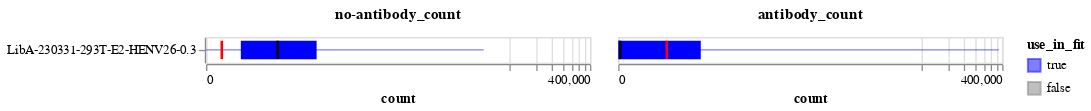

The code cell stored with this chart in its notebook:
### Markdown cell above
Now plot the distribution of no-antibody and antibody counts versus the thresholds.
Recall we keep variants that meet **either** threshold, and in an ideal experiment all variants would meet the no-antibody threshold but we may expect only a small fraction (true escape mutations) to meet the antibody threshold.

In the plots below, the bars span the interquartile range, the lines go from min to max, the dark black line is the median, and the red line is the threshold for counts to be retained (a variant only needs to meet one threshold).

### Code cell
count_summary = (
    prob_escape.melt(
        id_vars=["sample", "concentration", "use_in_fit"],
        value_vars=["antibody_count", "no-antibody_count"],
        var_name="count_type",
        value_name="count",
    )
    .groupby(["sample", "concentration", "use_in_fit", "count_type"], as_index=False)
    .aggregate(
        median=pd.NamedAgg("count", "median"),
        q1=pd.NamedAgg("count", lambda s: s.quantile(0.25)),
        q3=pd.NamedAgg("count", lambda s: s.quantile(0.75)),
        min=pd.NamedAgg("count", "min"),
        max=pd.NamedAgg("count", "max"),
    )
    .merge(
        min_counts.rename(
            columns={
                "min_antibody_count": "antibody_count",
                "min_no_antibody_count": "no-antibody_count",
            }
        ).melt(id_vars="sample", var_name="count_type", value_name="threshold"),
        on=["sample", "count_type"],
        validate="one_to_one",
    )
)

base_chart = alt.Chart(count_summary).encode(
    y=alt.Y("sample", title=None, sort=alt.SortField("concentration")),
    tooltip=count_summary.columns.tolist(),
    color=alt.Color(
        "use_in_fit",
        scale=alt.Scale(domain=[True, False], range=["blue", "gray"]),
    ),
)

quantile_bar = base_chart.encode(
    x=alt.X(
        "q1",
        scale=alt.Scale(type="symlog", constant=20),
        axis=alt.Axis(labelOverlap=True),
        title="count",
    ),
    x2="q3",
).mark_bar(color="blue", height={"band": 0.8})

range_line = base_chart.encode(x="min", x2="max").mark_rule(color="blue", opacity=0.5)

median_line = base_chart.encode(
    x="median", x2="median", color=alt.value("black")
).mark_bar(xOffset=1, x2Offset=-1, height={"band": 0.8})

threshold_line = base_chart.encode(
    x="threshold", x2="threshold", color=alt.value("red")
).mark_bar(xOffset=1, x2Offset=-1, height={"band": 0.8})

count_summary_chart = (quantile_bar + range_line + median_line + threshold_line).facet(
    column=alt.Column(
        "count_type",
        title=None,
        sort="descending",
        header=alt.Header(labelFontWeight="bold", labelFontSize=12),
    ),
)

count_summary_chart

### Figure 1 — Vega-Lite specification as saved in the notebook (floating-point values rounded to 4 significant figures)
{"config": {"view": {"continuousWidth": 300, "continuousHeight": 300}}, "data": {"name": "data-c64271a3408a08142a8d457d0a57eeac"}, "facet": {"column": {"field": "count_type", "header": {"labelFontSize": 12, "labelFontWeight": "bold"}, "sort": "descending", "title": null, "type": "nominal"}}, "spec": {"layer": [{"mark": {"type": "bar", "color": "blue", "height": {"band": 0.8}}, "encoding": {"color": {"field": "use_in_fit", "scale": {"domain": [true, false], "range": ["blue", "gray"]}, "type": "nominal"}, "tooltip": [{"field": "sample", "type": "nominal"}, {"field": "concentration", "type": "quantitative"}, {"field": "use_in_fit", "type": "nominal"}, {"field": "count_type", "type": "nominal"}, {"field": "median", "type": "quantitative"}, {"field": "q1", "type": "quantitative"}, {"field": "q3", "type": "quantitative"}, {"field": "min", "type": "quantitative"}, {"field": "max", "type": "quantitative"}, {"field": "threshold", "type": "quantitative"}], "x": {"axis": {"labelOverlap": true}, "field": "q1", "scale": {"constant": 20, "type": "symlog"}, "title": "count", "type": "quantitative"}, "x2": {"field": "q3"}, "y": {"field": "sample", "sort": {"field": "concentration"}, "title": null, "type": "nominal"}}}, {"mark": {"type": "rule", "color": "blue", "opacity": 0.5}, "encoding": {"color": {"field": "use_in_fit", "scale": {"domain": [true, false], "range": ["blue", "gray"]}, "type": "nominal"}, "tooltip": [{"field": "sample", "type": "nominal"}, {"field": "concentration", "type": "quantitative"}, {"field": "use_in_fit", "type": "nominal"}, {"field": "count_type", "type": "nominal"}, {"field": "median", "type": "quantitative"}, {"field": "q1", "type": "quantitative"}, {"field": "q3", "type": "quantitative"}, {"field": "min", "type": "quantitative"}, {"field": "max", "type": "quantitative"}, {"field": "threshold", "type": "quantitative"}], "x": {"field": "min", "type": "quantitative"}, "x2": {"field": "max"}, "y": {"field": "sample", "sort": {"field": "concentration"}, "title": null, "type": "nominal"}}}, {"mark": {"type": "bar", "height": {"band": 0.8}, "x2Offset": -1, "xOffset": 1}, "encoding": {"color": {"value": "black"}, "tooltip": [{"field": "sample", "type": "nominal"}, {"field": "concentration", "type": "quantitative"}, {"field": "use_in_fit", "type": "nominal"}, {"field": "count_type", "type": "nominal"}, {"field": "median", "type": "quantitative"}, {"field": "q1", "type": "quantitative"}, {"field": "q3", "type": "quantitative"}, {"field": "min", "type": "quantitative"}, {"field": "max", "type": "quantitative"}, {"field": "threshold", "type": "quantitative"}], "x": {"field": "median", "type": "quantitative"}, "x2": {"field": "median"}, "y": {"field": "sample", "sort": {"field": "concentration"}, "title": null, "type": "nominal"}}}, {"mark": {"type": "bar", "height": {"band": 0.8}, "x2Offset": -1, "xOffset": 1}, "encoding": {"color": {"value": "red"}, "tooltip": [{"field": "sample", "type": "nominal"}, {"field": "concentration", "type": "quantitative"}, {"field": "use_in_fit", "type": "nominal"}, {"field": "count_type", "type": "nominal"}, {"field": "median", "type": "quantitative"}, {"field": "q1", "type": "quantitative"}, {"field": "q3", "type": "quantitative"}, {"field": "min", "type": "quantitative"}, {"field": "max", "type": "quantitative"}, {"field": "threshold", "type": "quantitative"}], "x": {"field": "threshold", "type": "quantitative"}, "x2": {"field": "threshold"}, "y": {"field": "sample", "sort": {"field": "concentration"}, "title": null, "type": "nominal"}}}]}, "$schema": "https://vega.github.io/schema/vega-lite/v5.8.0.json", "datasets": {"data-c64271a3408a08142a8d457d0a57eeac": [{"sample": "LibA-230331-293T-E2-HENV26-0.3", "concentration": 0.3, "use_in_fit": true, "count_type": "antibody_count", "median": 1.0, "q1": 0.0, "q3": 148.0, "min": 0, "max": 367516, "threshold": 50.0}, {"sample": "LibA-230331-293T-E2-HENV26-0.3", "concentration": 0.3, "use_in_fit": true, "count_type": "no-antibody_count", "median": 107.0, "q1": 29.0, "q3": 326.0, "min": 0, "max": 25729, "threshold": 10.0}]}}
